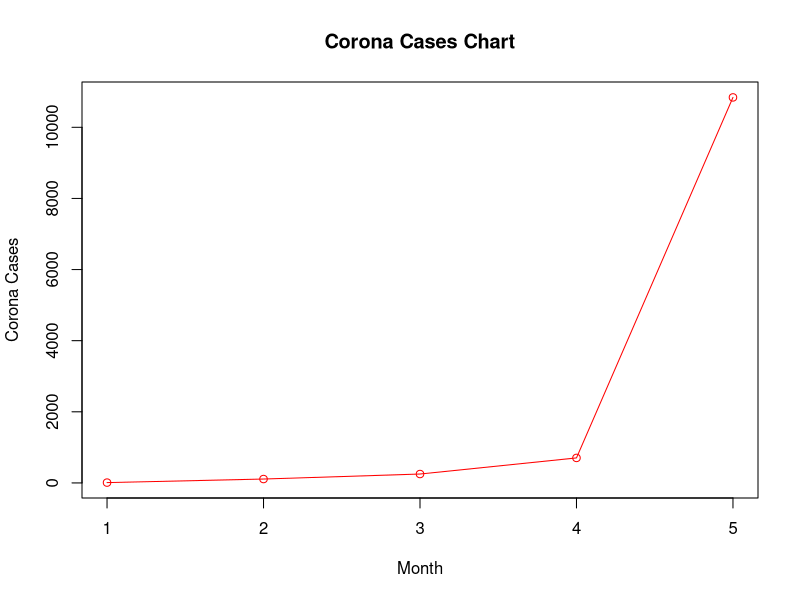

Source code (R):
# Chart Dataset 
v <- c(9,109,250,703,10841)

#Plot the chart
plot(v, type ="o", col ="red", xlab ="Month", ylab ="Corona Cases", main= 
"Corona Cases Chart")
